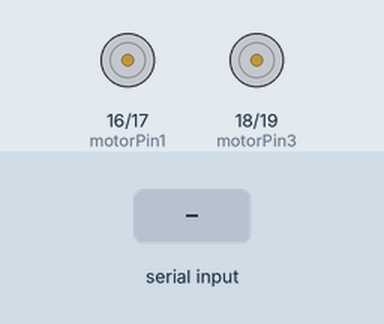
Recording of a sketch running on a simulated ESP32. On the bench: motor-driver pin pairs drawn as motors (green arrow = first pin HIGH = forward, orange = second pin HIGH = backward, longer = more drive). Inputs (shaded band) come from the test bench. Nothing arrives over Bluetooth unless stated.

Above: at 1.2 s.
1.3 s: "F" received over the second serial link
At 1.7 s:
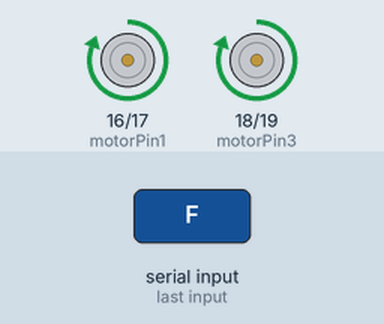
2.8 s: "B" received over the second serial link
At 4.0 s:
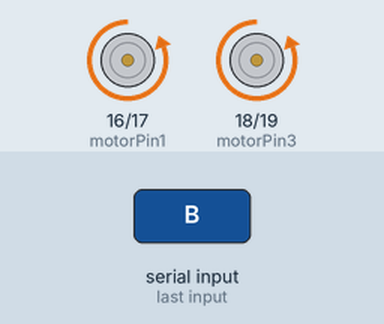
4.3 s: "L" received over the second serial link
At 5.1 s:
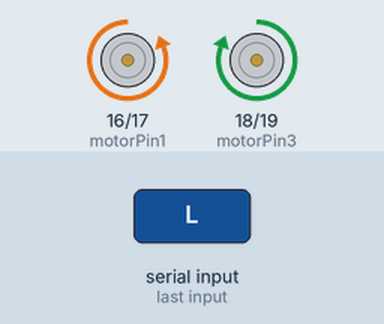
5.8 s: "R" received over the second serial link
At 6.3 s:
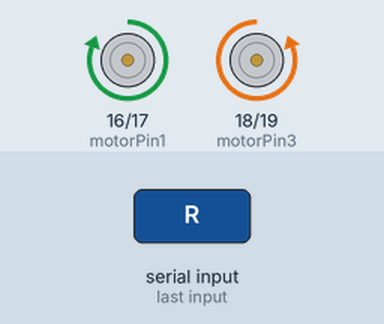
7.3 s: "S" received over the second serial link
At 8.6 s:
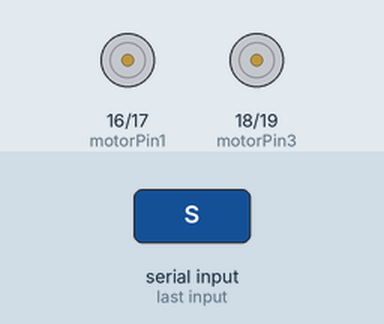
Timing chart, 0 to 9.8 s (numbered marks = the images above; inputs shaded):
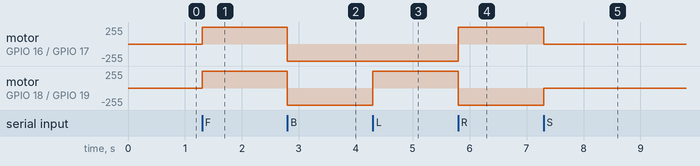

Measured:
- after the input at 1.3 s, motor on GPIO 16 (motorPin1) / GPIO 17 (motorPin2), motor on GPIO 18 (motorPin3) / GPIO 19 (motorPin4): stopped → forward 255/255 at once
- after the input at 2.8 s, motor on GPIO 16 (motorPin1) / GPIO 17 (motorPin2), motor on GPIO 18 (motorPin3) / GPIO 19 (motorPin4): forward 255/255 → backward 255/255 at once
- after the input at 4.3 s, motor on GPIO 18 (motorPin3) / GPIO 19 (motorPin4): backward 255/255 → forward 255/255 at once
- after the input at 5.8 s, motor on GPIO 16 (motorPin1) / GPIO 17 (motorPin2): backward 255/255 → forward 255/255 at once; motor on GPIO 18 (motorPin3) / GPIO 19 (motorPin4): forward 255/255 → backward 255/255 at once
- after the input at 7.3 s, motor on GPIO 16 (motorPin1) / GPIO 17 (motorPin2): forward 255/255 → stopped at once; motor on GPIO 18 (motorPin3) / GPIO 19 (motorPin4): backward 255/255 → stopped at once

The sketch:

Esp_car_code.ino
```cpp
#include <BluetoothSerial.h>
#include <Arduino.h>

// Motor control pins
const int motorPin1 = 16;
const int motorPin2 = 17;
const int motorPin3 = 18;
const int motorPin4 = 19;

// Create a BluetoothSerial object
BluetoothSerial SerialBT;

void setup() {
  // Set motor pins as outputs
  pinMode(motorPin1, OUTPUT);
  pinMode(motorPin2, OUTPUT);
  pinMode(motorPin3, OUTPUT);
  pinMode(motorPin4, OUTPUT);

  // Start Bluetooth communication
  SerialBT.begin("ESP32_Car");
  Serial.begin(9600);
}

void loop() {
  if (SerialBT.available()) {
    char command = SerialBT.read();
    controlCar(command);
  }
}

void controlCar(char command) {
  switch (command) {
    case 'F': // Forward
      digitalWrite(motorPin1, HIGH);
      digitalWrite(motorPin2, LOW);
      digitalWrite(motorPin3, HIGH);
      digitalWrite(motorPin4, LOW);
      break;
    case 'B': // Backward
      digitalWrite(motorPin1, LOW);
      digitalWrite(motorPin2, HIGH);
      digitalWrite(motorPin3, LOW);
      digitalWrite(motorPin4, HIGH);
      break;
    case 'L': // Left
      digitalWrite(motorPin1, LOW);
      digitalWrite(motorPin2, HIGH);
      digitalWrite(motorPin3, HIGH);
      digitalWrite(motorPin4, LOW);
      break;
    case 'R': // Right
      digitalWrite(motorPin1, HIGH);
      digitalWrite(motorPin2, LOW);
      digitalWrite(motorPin3, LOW);
      digitalWrite(motorPin4, HIGH);
      break;
    case 'S': // Stop
      digitalWrite(motorPin1, LOW);
      digitalWrite(motorPin2, LOW);
      digitalWrite(motorPin3, LOW);
      digitalWrite(motorPin4, LOW);
      break;
  }
}
```
